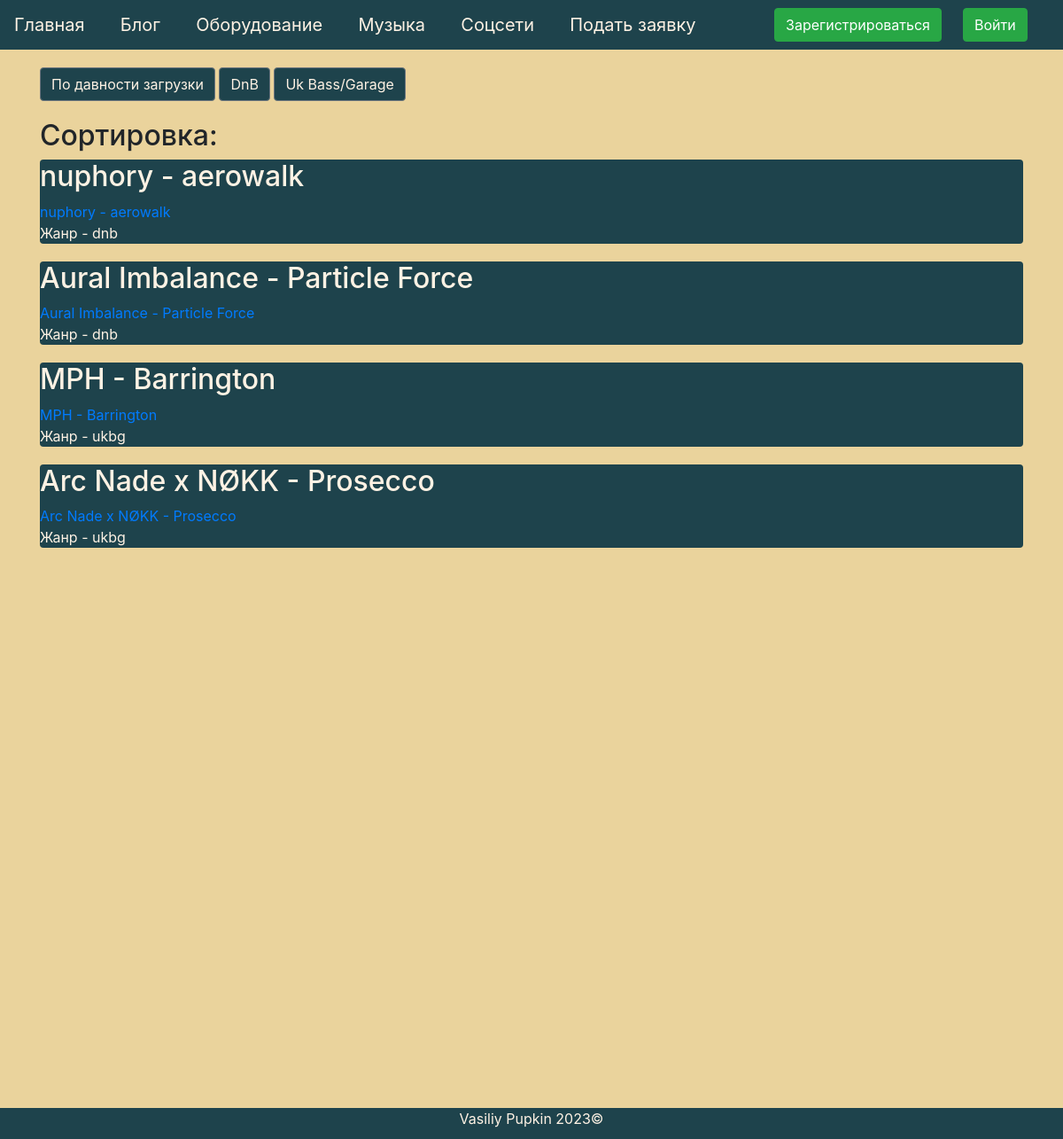
/music, run on the app's committed database.
### data/musics.py (models this page shows)
class Music(SqlAlchemyBase):
    __tablename__ = 'music'
    id = sqlalchemy.Column(sqlalchemy.Integer,
                           primary_key=True, autoincrement=True)
    name = sqlalchemy.Column(sqlalchemy.String, nullable=True)
    link = sqlalchemy.Column(sqlalchemy.String, nullable=True)
    genre = sqlalchemy.Column(sqlalchemy.String, nullable=True)
    user_idm = sqlalchemy.Column(sqlalchemy.Integer,
                                sqlalchemy.ForeignKey("users.id"))
    user = orm.relationship('User')

### server.py (the view)
@app.route('/music', methods=['GET', 'POST'])
def music():
    global stra
    stra = '/music'
    db_sess = db_session.create_session()
    if current_user.is_authenticated:
        mus = db_sess.query(Music)
    else:
        mus = db_sess.query(Music)
    return render_template('music.html', music=mus, title='Музыка')

### data/db_session.py (called while the page is built)
def create_session() -> Session:
    global __factory
    return __factory()

### templates/music.html (shortened to what this page needs)
{% extends "base.html" %}
{% block content %}
{% set a = 0 %}
{% for item in music%}
    {% set a = item.id %}
{% endfor %}
<a href="/music/{{ a }}" class="btn btn-secondary" style="margin-bottom: 20px; background-color: #1e434c; color: #fef2e4">По давности загрузки</a>
<a href="/music/dnb" class="btn btn-secondary" style="margin-bottom: 20px; background-color: #1e434c; color: #fef2e4">DnB</a>
<a href="/music/ukbg" class="btn btn-secondary" style="margin-bottom: 20px; background-color: #1e434c; color: #fef2e4">Uk Bass/Garage</a>
<h2>Сортировка:</h2>
{% for item in music%}
<div class="rounded" style="margin-bottom: 20px; background-color: #1e434c">
    <h2 style="color: #fef2e4">{{item.name}}</h2>
    <div style="color: #fef2e4">
        <a href="{{item.link}}">{{item.name}}</a>
    </div>
    <div style="color: #fef2e4">
        Жанр - {{item.genre}}
    </div>
</div>
{% endfor %}
<div>ㅤ</div>
{% endblock %}

### templates/base.html (shortened to what this page needs)
<!doctype html>
<html lang="en">
<head>
    <link rel="stylesheet"
          href="https://stackpath.bootstrapcdn.com/bootstrap/4.4.1/css/bootstrap.min.css"
>
</head>
<body style="background-color: #ead39c; display: flex; flex-direction: column; min-height: 100%;">
<header>
    <nav class="navbar navbar-light" style="background-color: #1e434c">
        <a class="navbar-brand" style="color: #fef2e4" href="/index">Главная</a>
        <a class="navbar-brand" style="color: #fef2e4" href="/blog">Блог</a>
        <a class="navbar-brand" style="color: #fef2e4" href="/eu">Оборудование</a>
        <a class="navbar-brand" style="color: #fef2e4" href="/music">Музыка</a>
        <a class="navbar-brand" style="color: #fef2e4" href="/social">Соцсети</a>
        <a class="navbar-brand" style="color: #fef2e4" href="/register">Подать заявку</a>
        {% if current_user.is_authenticated %}
            <a class="navbar-brand" style="color: #00FF00" href="/logout">{{ current_user.name }}</a>
        {% else %}
            <p>
                <a class="btn btn-success" href="/register">Зарегистрироваться</a>
                <a class="btn btn-success" href="/login">Войти</a>
                </p>
        {% endif %}
    </nav>
</header>
<main role="main" class="container">
    {% block content %}{% endblock %}
</main>
<div id="footer" style="background-color: #1e434c; bottom:0; width: 100%; height:35px;">
    <p align="center" style="color: #fef2e4">
        Vasiliy Pupkin
        2023©
    </p>
</div>
</body>
</html>

### data on the page
Music: name "nuphory - aerowalk", genre "dnb"
Music: name "Aural Imbalance - Particle Force", genre "dnb"
Music: name "MPH - Barrington", genre "ukbg"
Music: name "Arc Nade x NØKK - Prosecco", genre "ukbg"
